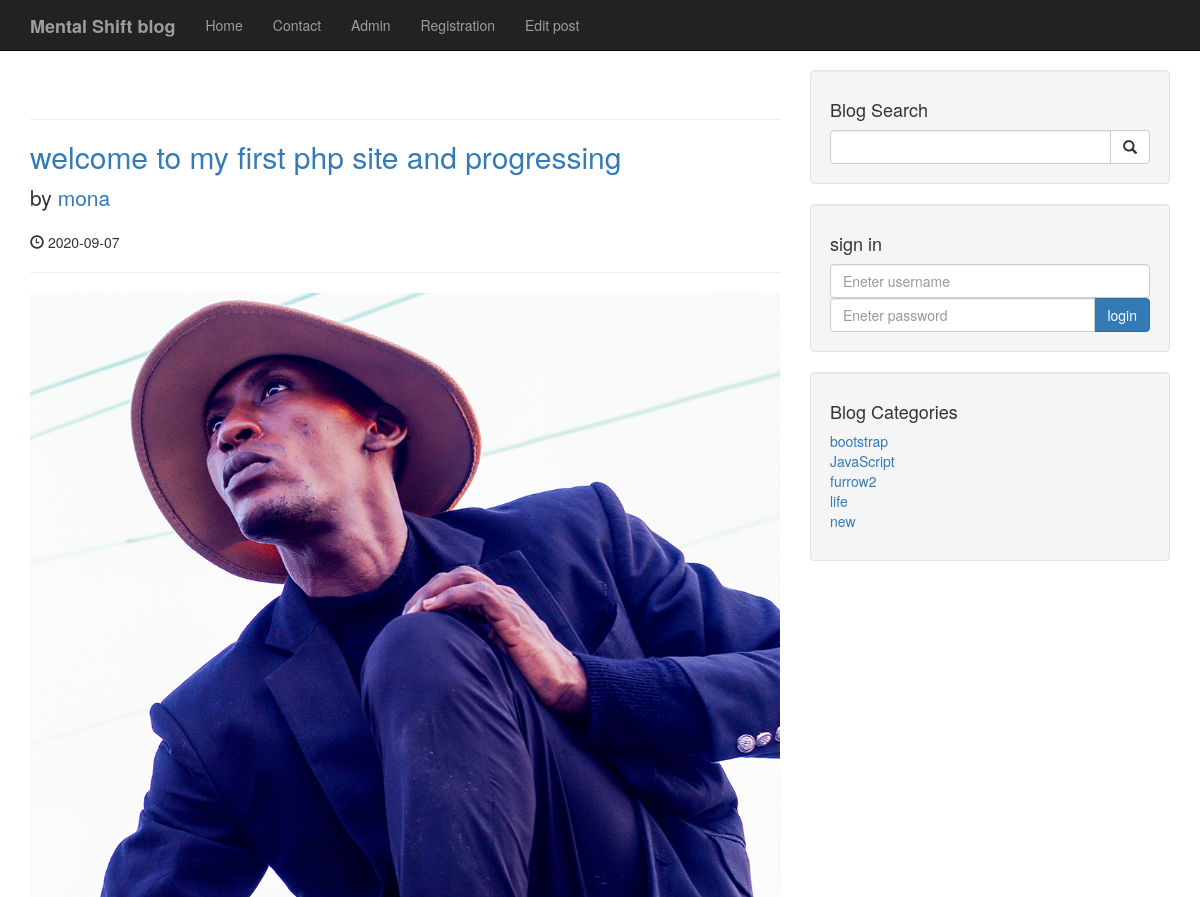
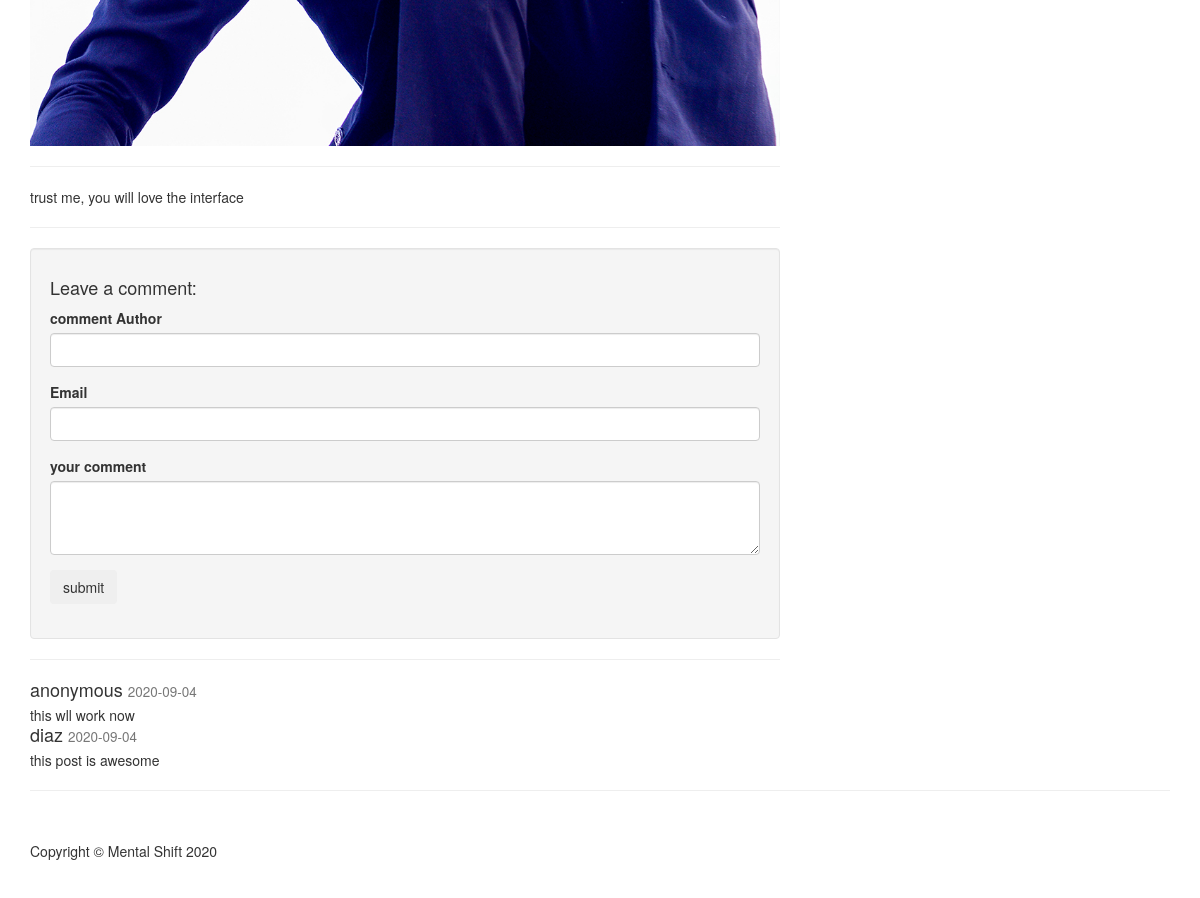
The app's page /post.php?p_id=1 with its own data (2 pictures, top to bottom).
### tables this page shows
CREATE TABLE `posts` (
  `post_id` int(3) NOT NULL,
  `post_category_id` int(3) NOT NULL,
  `post_title` varchar(255) NOT NULL,
  `post_author` varchar(255) NOT NULL,
  `post_date` date NOT NULL,
  `post_image` text NOT NULL,
  `post_content` text NOT NULL,
  `post_tags` varchar(255) NOT NULL,
  `post_comment_count` int(11) NOT NULL,
  `post_status` varchar(255) NOT NULL DEFAULT 'draft'
);

CREATE TABLE `comment` (
  `comment_id` int(3) NOT NULL,
  `comment_post_id` int(3) NOT NULL,
  `comment_author` varchar(255) NOT NULL,
  `comment_email` varchar(255) NOT NULL,
  `comment_content` text NOT NULL,
  `comment_status` varchar(255) NOT NULL,
  `comment_date` date NOT NULL
);

CREATE TABLE `categories` (
  `cat_id` int(3) NOT NULL,
  `cat_title` varchar(255) NOT NULL
);

### post.php (the view, shortened to what this page needs)
<?php include'includes/db.php'?>
<?php include'includes/header.php'?>
    <?php include'includes/navigation.php'?>
    <div class="container">
        <div class="row">
            <div class="col-md-8">
                <?php
                if(isset($_GET['p_id'])){
                    $the_post_id = $_GET['p_id'];
                }
                $query = "SELECT * FROM posts WHERE post_id = $the_post_id ";
                $select_all_post_query = mysqli_query($connection, $query);
                while ($row = mysqli_fetch_assoc($select_all_post_query)) {
                        $post_title = $row['post_title'];
                        $post_author = $row['post_author'];
                        $post_date = $row['post_date'];
                        $post_image = $row['post_image'];
                        $post_content = $row['post_content'];
                        ?>
                        <h1 class="page-header">
                </h1>
                <h2>
                    <a href="#"><?php echo $post_title ?></a>
                </h2>
                <p class="lead">
                    by <a href="index.php"><?php echo $post_author ?></a>
                </p>
                <p><span class="glyphicon glyphicon-time"></span> <?php echo $post_date ?></p>
                <hr>
                <img class="img-responsive" src="images/<?php echo $post_image?>" alt="img">
                <hr>
                <p><?php echo $post_content ?></p>
                    <hr>
              <?php } ?>
    <div class="well">
        <h4>Leave a comment:</h4>
        <form action="" method="post" role="form">
            <div class="form-group">
                <label for="Author">comment Author </label>
                <input class="form-control" type="text" name="comment_author">
            </div>
            <div class="form-group">
                 <label for="Email">Email </label>
                <input class="form-control" type="email" name="comment_email">
            </div>
              <div class="form-group">
                  <label for="content">your comment </label>
                <textarea class="form-control" name="comment_content" rows="3"></textarea>
            </div>
            <div class="form-group">
                <button type="submit" name="create_comment" class="btn btn_primary">submit</button>
            </div>
        </form>
    </div>
<hr>
           <?php
$query = "SELECT * FROM Comment WHERE comment_post_id = {$the_post_id} ";
$query .="AND comment_status ='Approved' ";
$query .="ORDER BY comment_id DESC";
 $select_comment_query = mysqli_query($connection, $query);
 while ($row = mysqli_fetch_assoc($select_comment_query)){
$comment_date = $row['comment_date'];
$comment_content = $row['comment_content'];
$comment_author = $row['comment_author'];
            ?>
            <div clas="media">
            <div class="media-body">
                <h4 class="media-heading">
                    <?php echo $comment_author;?>
                    <small>
                        <?php echo $comment_date;?>
                    </small>
                </h4>
                <?php echo $comment_content; ?>
            </div>
        </div>
                <?php } ?>
            </div>
           <?php include'includes/Sidebar.php'?>
        <hr>
      <?php include'includes/footer.php'?>

### includes/header.php (shortened to what this page needs)
<!DOCTYPE html>
<html lang="en">
<head>
    <link href="css/bootstrap.min.css" rel="stylesheet">
    <link href="css/blog-home.css" rel="stylesheet">
</head>
<body>

### includes/navigation.php (shortened to what this page needs)
<nav class="navbar navbar-inverse navbar-fixed-top" role="navigation">
        <div class="container">
            <div class="navbar-header">
                <a class="navbar-brand text-white" href="index.php"><b>Mental Shift blog</b></a>
            </div>
            <div class="collapse navbar-collapse" id="bs-example-navbar-collapse-1">
                <ul class="nav navbar-nav">
                    <li>
                        <a href="index.php">Home</a>
                    </li>
                    <li>
                        <a href="#">Contact</a>
                    </li>
                     <li>
                        <a href="admin">Admin</a>
                    </li>
                    <li>
                        <a href="registration.php">Registration</a>
                    </li>
<?php
if(isset($_GET['p_id'])){
    $the_post_id=$_GET['p_id'];
    echo "<li><a href='admin/posts.php?source=edit_post&p_id={$the_post_id}'>Edit post</a></li>";
};
 ?>
                </ul>
            </div>
        </div>
    </nav>

### includes/sidebar.php (shortened to what this page needs)
<div class="col-md-4">
               <div class="well bg-dark">
                   <h4>Blog Search</h4>
                   <form action = "./search.php" method="post">
                   <div class="input-group">
                       <input name="search" type="text" class="form-control" >
                       <span class="input-group-btn">
                           <button name="submit" class="btn btn-default" type="submit">
                               <span class="glyphicon glyphicon-search"></span>
                       </button>
                       </span>
                   </div>
                   </form>
               </div>
               <div class="well">
                   <h4>sign in</h4>
                   <form action = "includes/login.php" method="post">
                   <div class="for-group">
                       <input name="username" type="text" class="form-control" placeholder="Eneter username" required="required">
                   </div>
                    <div class="input-group">
                       <input name="password" type="Password" class="form-control" placeholder="Eneter password" required="required">
                       <span class="input-group-btn">
                           <button class="btn btn-primary" name="login" type="submit" >login
                           </button>
                       </span>
                   </div>
                   </form>
               </div>
               <div class="well">
                        <?php
             $query = 'SELECT * FROM categories LIMIT 5';
           $select_categories_query = mysqli_query($connection, $query);
                    ?>
                   <h4>Blog Categories</h4>
                   <div class="row">
                       <div class="col-lg-12">
                           <ul class="list-unstyled">
                           <?php
                   while ($row = mysqli_fetch_array($select_categories_query)) {
                       $cat_id = $row['cat_id'];
                       $cat_title = $row['cat_title'];
                       echo "<li><a href='category.php?category=$cat_id'>{$cat_title}</a></li>";
                   }
                   ?>
                           </ul>
                       </div>
                   </div>
               </div>
           </div>
       </div>

### includes/footer.php (shortened to what this page needs)
  <footer>
            <div class="row">
                <div class="col-lg-12">
                    <p>Copyright &copy; Mental Shift 2020</p>
                </div>
            </div>
        </footer>
    </div>
</body>
</html>

### css/blog-home.css (style rules this page uses)
body { padding-top: 70px; }
footer { margin: 50px 0; }

### records on screen
posts: post_title "welcome to my first php site and progressing", post_author "mona", post_date "2020-09-07", post_image (picture), post_content "trust me, you will love the interface"
comment: comment_author "anonymous", comment_date "2020-09-04", comment_content "this wll work now"
comment: comment_author "diaz", comment_date "2020-09-04", comment_content "this post is awesome"
categories: cat_title "bootstrap"
categories: cat_title "JavaScript"
categories: cat_title "furrow2"
categories: cat_title "life"
categories: cat_title "new"
